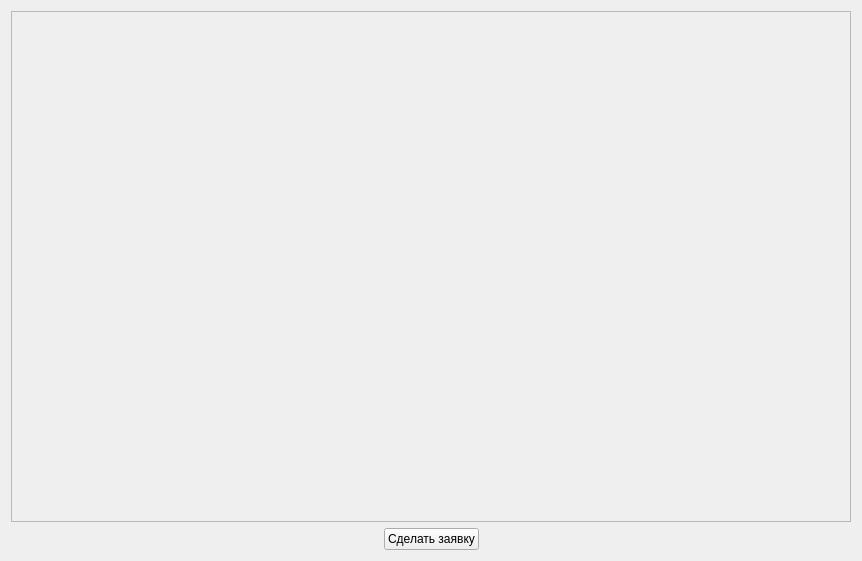
<?xml version="1.0" encoding="UTF-8"?>
<ui version="4.0">
 <class>MainVisiter</class>
 <widget class="QWidget" name="MainVisiter">
  <property name="geometry">
   <rect>
    <x>0</x>
    <y>0</y>
    <width>862</width>
    <height>561</height>
   </rect>
  </property>
  <property name="minimumSize">
   <size>
    <width>0</width>
    <height>0</height>
   </size>
  </property>
  <property name="windowTitle">
   <string>Гость</string>
  </property>
  <layout class="QVBoxLayout" name="verticalLayout">
   <item>
    <layout class="QVBoxLayout" name="verticalLayout_2">
     <item>
      <widget class="QScrollArea" name="scrollArea">
       <property name="widgetResizable">
        <bool>true</bool>
       </property>
       <widget class="QWidget" name="scrollAreaWidgetContents">
        <property name="geometry">
         <rect>
          <x>0</x>
          <y>0</y>
          <width>840</width>
          <height>508</height>
         </rect>
        </property>
       </widget>
      </widget>
     </item>
     <item>
      <layout class="QHBoxLayout" name="horizontalLayout">
       <item>
        <spacer name="horizontalSpacer">
         <property name="orientation">
          <enum>Qt::Horizontal</enum>
         </property>
         <property name="sizeHint" stdset="0">
          <size>
           <width>40</width>
           <height>20</height>
          </size>
         </property>
        </spacer>
       </item>
       <item>
        <widget class="QPushButton" name="pushButton_3">
         <property name="text">
          <string>Сделать заявку</string>
         </property>
        </widget>
       </item>
       <item>
        <spacer name="horizontalSpacer_2">
         <property name="orientation">
          <enum>Qt::Horizontal</enum>
         </property>
         <property name="sizeHint" stdset="0">
          <size>
           <width>40</width>
           <height>20</height>
          </size>
         </property>
        </spacer>
       </item>
      </layout>
     </item>
    </layout>
   </item>
  </layout>
 </widget>
 <resources/>
 <connections/>
</ui>
